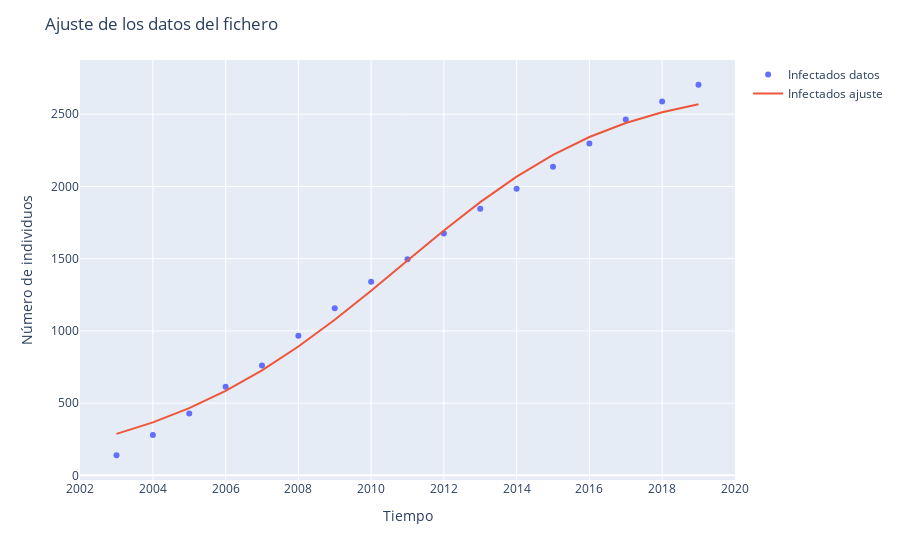

The code cell stored with this chart in its notebook:
### Code cell
fig2 = px.scatter()
fig2.update_layout(title='Ajuste de los datos del fichero',
                    xaxis_title='Tiempo',
                    yaxis_title='Número de individuos')


#fig2.add_scatter(x=df["t"], y=df["S"], mode="markers", name="Susceptibles datos")
#fig2.add_scatter(x=df["t"], y=S_ajuste, mode="lines", name="Susceptibles ajuste")
fig2.add_scatter(x=df["t"], y=df["I"], mode="markers", name="Infectados datos")
fig2.add_scatter(x=df["t"], y=I_ajuste, mode="lines", name="Infectados ajuste")

### Figure 1 — Plotly figure (JSON) as saved in the notebook; plotly's stock layout.template omitted (floating-point values rounded to 4 significant figures)
{"data": [{"mode": "markers", "name": "Infectados datos", "type": "scatter", "x": [2003, 2004, 2005, 2006, 2007, 2008, 2009, 2010, 2011, 2012, 2013, 2014, 2015, 2016, 2017, 2018, 2019], "y": [139, 279, 428, 614, 760, 967, 1156, 1341, 1496, 1674, 1845, 1984, 2136, 2298, 2463, 2588, 2704]}, {"mode": "lines", "name": "Infectados ajuste", "type": "scatter", "x": [2003, 2004, 2005, 2006, 2007, 2008, 2009, 2010, 2011, 2012, 2013, 2014, 2015, 2016, 2017, 2018, 2019], "y": [287.2, 366.8, 465.2, 584.7, 726.9, 891.8, 1077.0, 1278.0, 1487.0, 1695.0, 1891.0, 2068.0, 2219.0, 2342.0, 2439.0, 2513.0, 2568.0]}], "layout": {"legend": {"tracegroupgap": 0}, "margin": {"t": 60}, "title": {"text": "Ajuste de los datos del fichero"}, "xaxis": {"anchor": "y", "domain": [0, 1], "title": {"text": "Tiempo"}}, "yaxis": {"anchor": "x", "domain": [0, 1], "title": {"text": "Número de individuos"}}}}
